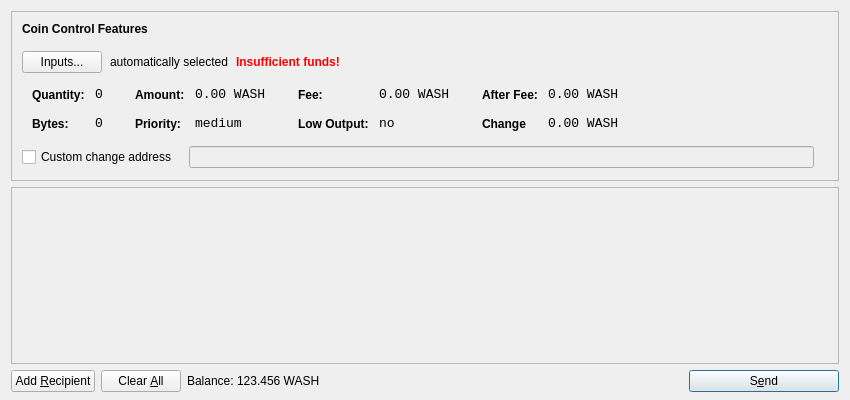
<?xml version="1.0" encoding="UTF-8"?>
<ui version="4.0">
 <class>SendCoinsDialog</class>
 <widget class="QDialog" name="SendCoinsDialog">
  <property name="geometry">
   <rect>
    <x>0</x>
    <y>0</y>
    <width>850</width>
    <height>400</height>
   </rect>
  </property>
  <property name="windowTitle">
   <string>Send Coins</string>
  </property>
  <layout class="QVBoxLayout" name="verticalLayout" stretch="0,1,0">
   <property name="bottomMargin">
    <number>8</number>
   </property>
   <item>
    <widget class="QFrame" name="frameCoinControl">
     <property name="sizePolicy">
      <sizepolicy hsizetype="Expanding" vsizetype="Expanding">
       <horstretch>0</horstretch>
       <verstretch>0</verstretch>
      </sizepolicy>
     </property>
     <property name="maximumSize">
      <size>
       <width>16777215</width>
       <height>16777215</height>
      </size>
     </property>
     <property name="frameShape">
      <enum>QFrame::StyledPanel</enum>
     </property>
     <property name="frameShadow">
      <enum>QFrame::Sunken</enum>
     </property>
     <layout class="QVBoxLayout" name="verticalLayoutCoinControl2">
      <property name="spacing">
       <number>6</number>
      </property>
      <property name="leftMargin">
       <number>0</number>
      </property>
      <property name="topMargin">
       <number>0</number>
      </property>
      <property name="rightMargin">
       <number>0</number>
      </property>
      <property name="bottomMargin">
       <number>6</number>
      </property>
      <item>
       <layout class="QVBoxLayout" name="verticalLayoutCoinControl" stretch="0,0,0,1,0,0">
        <property name="spacing">
         <number>0</number>
        </property>
        <property name="leftMargin">
         <number>10</number>
        </property>
        <property name="topMargin">
         <number>10</number>
        </property>
        <item>
         <layout class="QHBoxLayout" name="horizontalLayoutCoinControl1">
          <property name="bottomMargin">
           <number>15</number>
          </property>
          <item>
           <widget class="QLabel" name="labelCoinControlFeatures">
            <property name="sizePolicy">
             <sizepolicy hsizetype="Preferred" vsizetype="Maximum">
              <horstretch>0</horstretch>
              <verstretch>0</verstretch>
             </sizepolicy>
            </property>
            <property name="font">
             <font>
              <weight>75</weight>
              <bold>true</bold>
             </font>
            </property>
            <property name="styleSheet">
             <string notr="true">font-weight:bold;</string>
            </property>
            <property name="text">
             <string>Coin Control Features</string>
            </property>
           </widget>
          </item>
         </layout>
        </item>
        <item>
         <layout class="QHBoxLayout" name="horizontalLayoutCoinControl2" stretch="0,0,0,0">
          <property name="spacing">
           <number>8</number>
          </property>
          <property name="bottomMargin">
           <number>10</number>
          </property>
          <item>
           <widget class="QPushButton" name="pushButtonCoinControl">
            <property name="styleSheet">
             <string notr="true"/>
            </property>
            <property name="text">
             <string>Inputs...</string>
            </property>
           </widget>
          </item>
          <item>
           <widget class="QLabel" name="labelCoinControlAutomaticallySelected">
            <property name="text">
             <string>automatically selected</string>
            </property>
            <property name="margin">
             <number>5</number>
            </property>
           </widget>
          </item>
          <item>
           <widget class="QLabel" name="labelCoinControlInsuffFunds">
            <property name="font">
             <font>
              <weight>75</weight>
              <bold>true</bold>
             </font>
            </property>
            <property name="styleSheet">
             <string notr="true">color:red;font-weight:bold;</string>
            </property>
            <property name="text">
             <string>Insufficient funds!</string>
            </property>
            <property name="margin">
             <number>5</number>
            </property>
           </widget>
          </item>
          <item>
           <spacer name="horizontalSpacerCoinControl">
            <property name="orientation">
             <enum>Qt::Horizontal</enum>
            </property>
            <property name="sizeHint" stdset="0">
             <size>
              <width>40</width>
              <height>1</height>
             </size>
            </property>
           </spacer>
          </item>
         </layout>
        </item>
        <item>
         <widget class="QWidget" name="widgetCoinControl" native="true">
          <property name="sizePolicy">
           <sizepolicy hsizetype="Preferred" vsizetype="Preferred">
            <horstretch>0</horstretch>
            <verstretch>0</verstretch>
           </sizepolicy>
          </property>
          <property name="minimumSize">
           <size>
            <width>0</width>
            <height>0</height>
           </size>
          </property>
          <property name="styleSheet">
           <string notr="true"/>
          </property>
          <layout class="QHBoxLayout" name="horizontalLayoutCoinControl5">
           <property name="margin">
            <number>0</number>
           </property>
           <item>
            <layout class="QHBoxLayout" name="horizontalLayoutCoinControl3" stretch="0,0,0,1">
             <property name="spacing">
              <number>20</number>
             </property>
             <property name="topMargin">
              <number>0</number>
             </property>
             <property name="bottomMargin">
              <number>10</number>
             </property>
             <item>
              <layout class="QFormLayout" name="formLayoutCoinControl1">
               <property name="horizontalSpacing">
                <number>10</number>
               </property>
               <property name="verticalSpacing">
                <number>14</number>
               </property>
               <property name="leftMargin">
                <number>10</number>
               </property>
               <property name="topMargin">
                <number>4</number>
               </property>
               <property name="rightMargin">
                <number>6</number>
               </property>
               <item row="0" column="0">
                <widget class="QLabel" name="labelCoinControlQuantityText">
                 <property name="styleSheet">
                  <string notr="true">font-weight:bold;</string>
                 </property>
                 <property name="text">
                  <string>Quantity:</string>
                 </property>
                 <property name="margin">
                  <number>0</number>
                 </property>
                </widget>
               </item>
               <item row="0" column="1">
                <widget class="QLabel" name="labelCoinControlQuantity">
                 <property name="font">
                  <font>
                   <family>Monospace</family>
                   <pointsize>10</pointsize>
                  </font>
                 </property>
                 <property name="cursor">
                  <cursorShape>IBeamCursor</cursorShape>
                 </property>
                 <property name="contextMenuPolicy">
                  <enum>Qt::ActionsContextMenu</enum>
                 </property>
                 <property name="text">
                  <string>0</string>
                 </property>
                 <property name="margin">
                  <number>0</number>
                 </property>
                 <property name="textInteractionFlags">
                  <set>Qt::LinksAccessibleByMouse|Qt::TextSelectableByKeyboard|Qt::TextSelectableByMouse</set>
                 </property>
                </widget>
               </item>
               <item row="1" column="0">
                <widget class="QLabel" name="labelCoinControlBytesText">
                 <property name="styleSheet">
                  <string notr="true">font-weight:bold;</string>
                 </property>
                 <property name="text">
                  <string>Bytes:</string>
                 </property>
                </widget>
               </item>
               <item row="1" column="1">
                <widget class="QLabel" name="labelCoinControlBytes">
                 <property name="font">
                  <font>
                   <family>Monospace</family>
                   <pointsize>10</pointsize>
                  </font>
                 </property>
                 <property name="cursor">
                  <cursorShape>IBeamCursor</cursorShape>
                 </property>
                 <property name="contextMenuPolicy">
                  <enum>Qt::ActionsContextMenu</enum>
                 </property>
                 <property name="text">
                  <string>0</string>
                 </property>
                 <property name="textInteractionFlags">
                  <set>Qt::LinksAccessibleByMouse|Qt::TextSelectableByKeyboard|Qt::TextSelectableByMouse</set>
                 </property>
                </widget>
               </item>
              </layout>
             </item>
             <item>
              <layout class="QFormLayout" name="formLayoutCoinControl2">
               <property name="horizontalSpacing">
                <number>10</number>
               </property>
               <property name="verticalSpacing">
                <number>14</number>
               </property>
               <property name="leftMargin">
                <number>6</number>
               </property>
               <property name="topMargin">
                <number>4</number>
               </property>
               <property name="rightMargin">
                <number>6</number>
               </property>
               <item row="0" column="0">
                <widget class="QLabel" name="labelCoinControlAmountText">
                 <property name="styleSheet">
                  <string notr="true">font-weight:bold;</string>
                 </property>
                 <property name="text">
                  <string>Amount:</string>
                 </property>
                 <property name="margin">
                  <number>0</number>
                 </property>
                </widget>
               </item>
               <item row="0" column="1">
                <widget class="QLabel" name="labelCoinControlAmount">
                 <property name="font">
                  <font>
                   <family>Monospace</family>
                   <pointsize>10</pointsize>
                  </font>
                 </property>
                 <property name="cursor">
                  <cursorShape>IBeamCursor</cursorShape>
                 </property>
                 <property name="contextMenuPolicy">
                  <enum>Qt::ActionsContextMenu</enum>
                 </property>
                 <property name="text">
                  <string>0.00 WASH</string>
                 </property>
                 <property name="textInteractionFlags">
                  <set>Qt::LinksAccessibleByMouse|Qt::TextSelectableByKeyboard|Qt::TextSelectableByMouse</set>
                 </property>
                </widget>
               </item>
               <item row="1" column="0">
                <widget class="QLabel" name="labelCoinControlPriorityText">
                 <property name="styleSheet">
                  <string notr="true">font-weight:bold;</string>
                 </property>
                 <property name="text">
                  <string>Priority:</string>
                 </property>
                </widget>
               </item>
               <item row="1" column="1">
                <widget class="QLabel" name="labelCoinControlPriority">
                 <property name="font">
                  <font>
                   <family>Monospace</family>
                   <pointsize>10</pointsize>
                  </font>
                 </property>
                 <property name="cursor">
                  <cursorShape>IBeamCursor</cursorShape>
                 </property>
                 <property name="contextMenuPolicy">
                  <enum>Qt::ActionsContextMenu</enum>
                 </property>
                 <property name="text">
                  <string>medium</string>
                 </property>
                 <property name="textInteractionFlags">
                  <set>Qt::LinksAccessibleByMouse|Qt::TextSelectableByKeyboard|Qt::TextSelectableByMouse</set>
                 </property>
                </widget>
               </item>
              </layout>
             </item>
             <item>
              <layout class="QFormLayout" name="formLayoutCoinControl3">
               <property name="horizontalSpacing">
                <number>10</number>
               </property>
               <property name="verticalSpacing">
                <number>14</number>
               </property>
               <property name="leftMargin">
                <number>6</number>
               </property>
               <property name="topMargin">
                <number>4</number>
               </property>
               <property name="rightMargin">
                <number>6</number>
               </property>
               <item row="0" column="0">
                <widget class="QLabel" name="labelCoinControlFeeText">
                 <property name="styleSheet">
                  <string notr="true">font-weight:bold;</string>
                 </property>
                 <property name="text">
                  <string>Fee:</string>
                 </property>
                 <property name="margin">
                  <number>0</number>
                 </property>
                </widget>
               </item>
               <item row="0" column="1">
                <widget class="QLabel" name="labelCoinControlFee">
                 <property name="font">
                  <font>
                   <family>Monospace</family>
                   <pointsize>10</pointsize>
                  </font>
                 </property>
                 <property name="cursor">
                  <cursorShape>IBeamCursor</cursorShape>
                 </property>
                 <property name="contextMenuPolicy">
                  <enum>Qt::ActionsContextMenu</enum>
                 </property>
                 <property name="text">
                  <string>0.00 WASH</string>
                 </property>
                 <property name="textInteractionFlags">
                  <set>Qt::LinksAccessibleByMouse|Qt::TextSelectableByKeyboard|Qt::TextSelectableByMouse</set>
                 </property>
                </widget>
               </item>
               <item row="1" column="0">
                <widget class="QLabel" name="labelCoinControlLowOutputText">
                 <property name="styleSheet">
                  <string notr="true">font-weight:bold;</string>
                 </property>
                 <property name="text">
                  <string>Low Output:</string>
                 </property>
                </widget>
               </item>
               <item row="1" column="1">
                <widget class="QLabel" name="labelCoinControlLowOutput">
                 <property name="font">
                  <font>
                   <family>Monospace</family>
                   <pointsize>10</pointsize>
                  </font>
                 </property>
                 <property name="cursor">
                  <cursorShape>IBeamCursor</cursorShape>
                 </property>
                 <property name="contextMenuPolicy">
                  <enum>Qt::ActionsContextMenu</enum>
                 </property>
                 <property name="text">
                  <string>no</string>
                 </property>
                 <property name="textInteractionFlags">
                  <set>Qt::LinksAccessibleByMouse|Qt::TextSelectableByKeyboard|Qt::TextSelectableByMouse</set>
                 </property>
                </widget>
               </item>
              </layout>
             </item>
             <item>
              <layout class="QFormLayout" name="formLayoutCoinControl4">
               <property name="horizontalSpacing">
                <number>10</number>
               </property>
               <property name="verticalSpacing">
                <number>14</number>
               </property>
               <property name="leftMargin">
                <number>6</number>
               </property>
               <property name="topMargin">
                <number>4</number>
               </property>
               <property name="rightMargin">
                <number>6</number>
               </property>
               <item row="0" column="0">
                <widget class="QLabel" name="labelCoinControlAfterFeeText">
                 <property name="styleSheet">
                  <string notr="true">font-weight:bold;</string>
                 </property>
                 <property name="text">
                  <string>After Fee:</string>
                 </property>
                 <property name="margin">
                  <number>0</number>
                 </property>
                </widget>
               </item>
               <item row="0" column="1">
                <widget class="QLabel" name="labelCoinControlAfterFee">
                 <property name="font">
                  <font>
                   <family>Monospace</family>
                   <pointsize>10</pointsize>
                  </font>
                 </property>
                 <property name="cursor">
                  <cursorShape>IBeamCursor</cursorShape>
                 </property>
                 <property name="contextMenuPolicy">
                  <enum>Qt::ActionsContextMenu</enum>
                 </property>
                 <property name="text">
                  <string>0.00 WASH</string>
                 </property>
                 <property name="textInteractionFlags">
                  <set>Qt::LinksAccessibleByMouse|Qt::TextSelectableByKeyboard|Qt::TextSelectableByMouse</set>
                 </property>
                </widget>
               </item>
               <item row="1" column="0">
                <widget class="QLabel" name="labelCoinControlChangeText">
                 <property name="styleSheet">
                  <string notr="true">font-weight:bold;</string>
                 </property>
                 <property name="text">
                  <string>Change</string>
                 </property>
                </widget>
               </item>
               <item row="1" column="1">
                <widget class="QLabel" name="labelCoinControlChange">
                 <property name="font">
                  <font>
                   <family>Monospace</family>
                   <pointsize>10</pointsize>
                  </font>
                 </property>
                 <property name="cursor">
                  <cursorShape>IBeamCursor</cursorShape>
                 </property>
                 <property name="contextMenuPolicy">
                  <enum>Qt::ActionsContextMenu</enum>
                 </property>
                 <property name="text">
                  <string>0.00 WASH</string>
                 </property>
                 <property name="textInteractionFlags">
                  <set>Qt::LinksAccessibleByMouse|Qt::TextSelectableByKeyboard|Qt::TextSelectableByMouse</set>
                 </property>
                </widget>
               </item>
              </layout>
             </item>
            </layout>
           </item>
          </layout>
         </widget>
        </item>
        <item>
         <layout class="QHBoxLayout" name="horizontalLayoutCoinControl4" stretch="0,0,0">
          <property name="spacing">
           <number>12</number>
          </property>
          <property name="sizeConstraint">
           <enum>QLayout::SetDefaultConstraint</enum>
          </property>
          <property name="topMargin">
           <number>5</number>
          </property>
          <property name="rightMargin">
           <number>5</number>
          </property>
          <item>
           <widget class="QCheckBox" name="checkBoxCoinControlChange">
            <property name="text">
             <string>Custom change address</string>
            </property>
           </widget>
          </item>
          <item>
           <widget class="QLineEdit" name="lineEditCoinControlChange">
            <property name="enabled">
             <bool>false</bool>
            </property>
            <property name="sizePolicy">
             <sizepolicy hsizetype="Expanding" vsizetype="Fixed">
              <horstretch>0</horstretch>
              <verstretch>0</verstretch>
             </sizepolicy>
            </property>
           </widget>
          </item>
          <item>
           <widget class="QLabel" name="labelCoinControlChangeLabel">
            <property name="sizePolicy">
             <sizepolicy hsizetype="Preferred" vsizetype="Expanding">
              <horstretch>0</horstretch>
              <verstretch>0</verstretch>
             </sizepolicy>
            </property>
            <property name="minimumSize">
             <size>
              <width>0</width>
              <height>0</height>
             </size>
            </property>
            <property name="text">
             <string/>
            </property>
            <property name="margin">
             <number>3</number>
            </property>
           </widget>
          </item>
         </layout>
        </item>
        <item>
         <layout class="QHBoxLayout" name="horizontalLayoutCoinControl7" stretch="">
          <property name="spacing">
           <number>0</number>
          </property>
          <property name="sizeConstraint">
           <enum>QLayout::SetDefaultConstraint</enum>
          </property>
          <property name="topMargin">
           <number>5</number>
          </property>
          <property name="rightMargin">
           <number>5</number>
          </property>
         </layout>
        </item>
        <item>
         <spacer name="verticalSpacerCoinControl">
          <property name="orientation">
           <enum>Qt::Vertical</enum>
          </property>
          <property name="sizeHint" stdset="0">
           <size>
            <width>800</width>
            <height>1</height>
           </size>
          </property>
         </spacer>
        </item>
       </layout>
      </item>
     </layout>
    </widget>
   </item>
   <item>
    <widget class="QScrollArea" name="scrollArea">
     <property name="widgetResizable">
      <bool>true</bool>
     </property>
     <widget class="QWidget" name="scrollAreaWidgetContents">
      <property name="geometry">
       <rect>
        <x>0</x>
        <y>0</y>
        <width>830</width>
        <height>166</height>
       </rect>
      </property>
      <layout class="QVBoxLayout" name="verticalLayout_2">
       <property name="margin">
        <number>0</number>
       </property>
       <item>
        <layout class="QVBoxLayout" name="entries">
         <property name="spacing">
          <number>6</number>
         </property>
        </layout>
       </item>
       <item>
        <spacer name="verticalSpacer">
         <property name="orientation">
          <enum>Qt::Vertical</enum>
         </property>
         <property name="sizeHint" stdset="0">
          <size>
           <width>20</width>
           <height>40</height>
          </size>
         </property>
        </spacer>
       </item>
      </layout>
     </widget>
    </widget>
   </item>
   <item>
    <layout class="QHBoxLayout" name="horizontalLayout">
     <item>
      <widget class="QPushButton" name="addButton">
       <property name="toolTip">
        <string>Send to multiple recipients at once</string>
       </property>
       <property name="text">
        <string>Add &amp;Recipient</string>
       </property>
       <property name="icon">
        <iconset resource="../bitcoin.qrc">
         <normaloff>:/icons/add</normaloff>:/icons/add</iconset>
       </property>
       <property name="autoDefault">
        <bool>false</bool>
       </property>
      </widget>
     </item>
     <item>
      <widget class="QPushButton" name="clearButton">
       <property name="sizePolicy">
        <sizepolicy hsizetype="Minimum" vsizetype="Fixed">
         <horstretch>0</horstretch>
         <verstretch>0</verstretch>
        </sizepolicy>
       </property>
       <property name="toolTip">
        <string>Remove all transaction fields</string>
       </property>
       <property name="text">
        <string>Clear &amp;All</string>
       </property>
       <property name="icon">
        <iconset resource="../bitcoin.qrc">
         <normaloff>:/icons/remove</normaloff>:/icons/remove</iconset>
       </property>
       <property name="autoRepeatDelay">
        <number>300</number>
       </property>
       <property name="autoDefault">
        <bool>false</bool>
       </property>
      </widget>
     </item>
     <item>
      <layout class="QHBoxLayout" name="horizontalLayout_2">
       <property name="spacing">
        <number>3</number>
       </property>
       <item>
        <widget class="QLabel" name="label">
         <property name="sizePolicy">
          <sizepolicy hsizetype="Preferred" vsizetype="Fixed">
           <horstretch>0</horstretch>
           <verstretch>0</verstretch>
          </sizepolicy>
         </property>
         <property name="text">
          <string>Balance:</string>
         </property>
        </widget>
       </item>
       <item>
        <widget class="QLabel" name="labelBalance">
         <property name="sizePolicy">
          <sizepolicy hsizetype="Preferred" vsizetype="Fixed">
           <horstretch>0</horstretch>
           <verstretch>0</verstretch>
          </sizepolicy>
         </property>
         <property name="cursor">
          <cursorShape>IBeamCursor</cursorShape>
         </property>
         <property name="text">
          <string>123.456 WASH</string>
         </property>
         <property name="textInteractionFlags">
          <set>Qt::LinksAccessibleByMouse|Qt::TextSelectableByKeyboard|Qt::TextSelectableByMouse</set>
         </property>
        </widget>
       </item>
      </layout>
     </item>
     <item>
      <spacer name="horizontalSpacer">
       <property name="orientation">
        <enum>Qt::Horizontal</enum>
       </property>
       <property name="sizeHint" stdset="0">
        <size>
         <width>40</width>
         <height>20</height>
        </size>
       </property>
      </spacer>
     </item>
     <item>
      <widget class="QPushButton" name="sendButton">
       <property name="minimumSize">
        <size>
         <width>150</width>
         <height>0</height>
        </size>
       </property>
       <property name="toolTip">
        <string>Confirm the send action</string>
       </property>
       <property name="text">
        <string>S&amp;end</string>
       </property>
       <property name="icon">
        <iconset resource="../bitcoin.qrc">
         <normaloff>:/icons/send</normaloff>:/icons/send</iconset>
       </property>
       <property name="default">
        <bool>true</bool>
       </property>
      </widget>
     </item>
    </layout>
   </item>
  </layout>
 </widget>
 <resources>
  <include location="../bitcoin.qrc"/>
 </resources>
 <connections/>
</ui>
